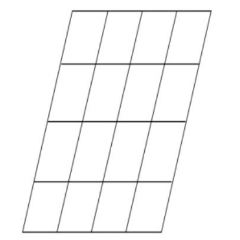
#> input picture Start_OpenCv/pic_240.png, 240 x 240 px
$ python main.py
#> lines starting #> are read from the running program, lines starting #| are printed output that depends on the picture
# opencv-python 4.5.5.64
# numpy 1.24.2
# Pycharm 2021.3.2(Community Edition)
import cv2
import cv2 as cv
import numpy as np

# 20230214
print("Hello OpenCV")

a = 20

if a == 20:
    img = cv.imread("pic_240.png")
#> img is the input picture: shape (240, 240, 3); min 29, max 255, mean 248.1
    rows, cols = img.shape[:2]
#> rows = 240; cols = 240
    print(rows, cols)
#| 240 240
    pts1 = np.float32([[50, 10], [0, 229], [229, 0], [190, 229]])
    pts2 = np.float32([[0, 0], [229, 0], [0, 229], [229, 229]])
    M = cv.getPerspectiveTransform(pts1, pts2)
    move = cv.warpPerspective(img, M, (cols, rows))
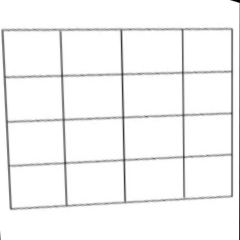
#> move: shape (240, 240, 3); min 0, max 255, mean 245.6
    cv.imshow("Original", img)
    cv.imshow("Perspective", move)
    cv.waitKey()
    cv.destroyAllWindows()

if a == 19:
    img = cv.imread("lena.jpg")
    hei, wid = img.shape[:2]
    p1 = np.float32([[0, 0], [wid - 1, 0], [0, hei - 1]])
    p2 = np.float32([[0, hei * 0.33], [wid * 0.85, hei * 0.25], [wid * 0.15, hei * 0.7]])
    M = cv.getAffineTransform(p1, p2)
    print(M)  # [[ 8.51663429e-01  1.50293548e-01  0.00000000e+00] [-8.01565689e-02  3.70724045e-01  1.68960007e+02]]
    move = cv.warpAffine(img, M, (wid, hei))
    cv.imshow("lena", img)
    cv.imshow("lena rotation", move)
    cv.waitKey()
    cv.destroyAllWindows()

# 18-绘制图形及文字
if a == 18:
    canvas = np.zeros((600, 600, 3), np.uint8)  # 全0的黑色背景
    # canvas = np.ones((600, 600, 3), np.uint8) * 255  # 全白背景

    # 绘制直线
    cv.line(canvas, (0, 0), (200, 90), (255, 0, 0), 5)  # cv2.line(绘制图层,(起点x,起点y),(终点x,终点y),(b,g,r),粗细大小)

    # 绘制矩阵
    cv.rectangle(canvas, (250, 250), (300, 430), (0, 255, 255),
                 2)  # cv2.rectangle(绘制图层,(左上角x,左上角y),(右下角x,右下角y),(b,g,r),划线粗细) 划线粗细为-1时表示实心矩阵

    # 绘制圆形
    cv.circle(canvas, (400, 400), 50, (0, 0, 255), -1)  # cv2.circle(绘制图层,(圆心x,圆心y),半径,(b,g,r),划线粗细) 划线粗细为负数时表示实心圆

    # 绘制椭圆
    cv.ellipse(canvas, (256, 256), (100, 70), 30, 0, 360, 255,
               -1)  # cv2.ellipse(绘制图层,(椭圆圆心x,椭圆圆心y),(长轴长,短轴长),椭圆整体旋转角度,椭圆绘制开始角度,椭圆绘制停止角度,颜色,划线粗细)划线粗细为-1时表示实心椭圆

    # 绘制其他边形
    pts = np.array([[30, 50], [30, 250], [130, 250], [130, 350], [230, 350]], np.int32)
    cv.polylines(canvas, [pts], True, (100, 100, 100), 1)  # cv2.polylines(绘制图层,点集,是否闭合,(b,g,r),划线粗细)

    # 绘制文字 cv.putText(绘制图层,内容,(文字左下角x,文字左下角y),字体样式,字体大小,字体颜色,线条宽度)
    cv.putText(canvas, "HelloOpenCV", (100, 100), cv2.FONT_HERSHEY_TRIPLEX, 2, (66, 66, 66), 3)
    cv.imshow("Canvas", canvas)
    cv.waitKey()
    cv.destroyAllWindows()

# 17-图像平滑-中值滤波 medianBlur
if a == 17:
    nat = cv.imread("lena.jpg")
    r = cv.medianBlur(nat, 9)
    cv2.imshow("original", nat)
    cv2.imshow("result", r)
    cv2.waitKey()
    cv2.destroyAllWindows()

# 16-图像滤波-高斯滤波GaussianBlur
if a == 16:
    nat = cv.imread("lena.jpg")
    r = cv.GaussianBlur(nat, (5, 5), 0)
    cv2.imshow("original", nat)
    cv2.imshow("result", r)
    cv2.waitKey()
    cv2.destroyAllWindows()

# 15-图像平滑-方框滤波boxFilter
if a == 15:
    nat = cv.imread("lena.jpg")
    r = cv.boxFilter(nat, -1, (2, 2), normalize=0)
    cv2.imshow("original", nat)
    cv2.imshow("result", r)
    cv2.waitKey()
    cv2.destroyAllWindows()

# 14-图像平滑-均值滤波(暂时不太理解,后续再细究)
if a == 14:
    nat = cv.imread("lena.jpg")
    r = cv.blur(nat, (5, 5))
    cv2.imshow("original", nat)
    cv2.imshow("result", r)
    cv2.waitKey()
    cv2.destroyAllWindows()

# 13-简单的阈值处理
# 对于每个像素，应用相同的阈值。如果像素的值小于阈值，它就被设置为0，否则就被设置为一个最#大值。
# 函数cv.threshold被用来应用阈值化。第一个参数是源图像，它应该是一个灰度图像。第二个参数是阈值，用于对像素值进行分类。
# 第三个参数是最大值，它被分配给超过阈值的像素值。第四个参数由OpenCV提供了不同类型的阈值处理。
if a == 13:
    color_0_255 = cv.imread("0_255.png", 0)  # 灰度图像素带
    r, b1 = cv2.threshold(color_0_255, 127, 255, cv2.THRESH_BINARY)  # 二进制阈值化:比阈值大设为最大值,否则为0
    r, b2 = cv2.threshold(color_0_255, 127, 255, cv2.THRESH_BINARY_INV)  # 反二进制阈值化:比阈值大设为0,否则为最大值
    r, b3 = cv2.threshold(color_0_255, 127, 255, cv2.THRESH_TRUNC)  # 截断阈值化:比阈值大的都设置成阈值
    r, b4 = cv2.threshold(color_0_255, 127, 255, cv2.THRESH_TOZERO)  # 反阈值化为0:大于阈值的为0
    r, b5 = cv2.threshold(color_0_255, 127, 255, cv2.THRESH_TOZERO_INV)  # 阈值化为0:小于阈值则设为0
    cv.imshow("orginal 0~255", color_0_255)
    cv.imshow("BINARY", b1)
    cv.imshow("BINARY_INV", b2)
    cv.imshow("TRUNC", b3)
    cv.imshow("TOZERO", b4)
    cv.imshow("TOZERO_INV", b5)

    cv.waitKey()
    cv.destroyAllWindows()

# 12-图像翻转
# flipCode = 0 :以x轴上下翻转
# flipCode > 0 :以y轴左右翻转
# flipCode < 0 :先水平 再左右翻转
if a == 12:
    lufei = cv.imread("lufei.png")
    cv.imshow("lufei", lufei)
    lufei_x = cv.flip(lufei, 0)
    lufei_y = cv.flip(lufei, 1)
    lufei_xy = cv.flip(lufei, -1)
    cv.imshow("lufei up_down", lufei_x)
    cv.imshow("lufei left_right", lufei_y)
    cv.imshow("lufei up_down_left_right", lufei_xy)

    cv.waitKey()
    cv.destroyAllWindows()

# 11-图像缩放resize
# dst=cv2.resize(src,dsize) dsize=(size_y,size_x)
# dst=cv2.resize(src,dsize,fx,fy)  fx,fy缩放大小
if a == 11:
    lena = cv.imread("lena.jpg")
    cv.imshow("lena", lena)
    # 指定大小缩放
    size = (300, 300)
    size_200 = cv2.resize(lena, size)
    cv.imshow("resize", size_200)
    # 按比例缩放
    rows, cols = lena.shape[:2]
    resize1 = cv2.resize(lena, (round(cols * 0.5), round(rows * 0.5)))
    cv.imshow("resize1 0.5 0.5", resize1)

    # 按比例缩放2 设置行，后设置列，行为0.5倍，列为0.3倍：
    resize2 = cv2.resize(lena, None, fx=0.5, fy=0.3)
    cv.imshow("resize2 0.5 0.3", resize2)

    cv.waitKey()
    cv.destroyAllWindows()

# 10-色彩空间转换-寻找蓝色的物体
# HSV比BGR更容易表示一种颜色
# 1,读图(或者读视频帧) 2,从BGR转为HSV 3,对HSV图像中的蓝色范围进行阈值处理 4,单独提取蓝色物体,可以在该图像上操作
if a == 10:
    frame = cv.imread("blue_test.png")
    cv.imshow("frame", frame)

    hsv = cv2.cvtColor(frame, cv2.COLOR_BGR2HSV)
    # 定义hsv中蓝色的范围
    lower_blue = np.array([100, 50, 50])
    upper_blue = np.array([130, 255, 255])
    # 得到唯一的蓝色图片
    mask = cv.inRange(hsv, lower_blue, upper_blue)
    res = cv.bitwise_and(frame, frame, mask)
    cv.imshow("mask", mask)
    cv.imshow("res", res)

    cv.waitKey()
    cv.destroyAllWindows()

# 9-图片转换
# BGR转灰度图  BGR转为RGB RGB转回BGR 甚至其他色彩空间也可以转换

if a == 9:
    lena = cv.imread("lena.jpg")  # 此时得到的bgr数据
    cv.imshow("lena bgr", lena)
    lena_gray = cv.cvtColor(lena, cv2.COLOR_BGR2GRAY)  # 从BGR转为灰度图
    print(lena_gray.shape)
    print(lena_gray.dtype)
    print(lena_gray)
    print("----------------")
    lena_gray_bgr = cv.cvtColor(lena_gray, cv2.COLOR_GRAY2BGR)
    print(lena_gray_bgr.shape)  # 通道变回3了
    print(lena_gray_bgr.dtype)
    print(lena_gray_bgr)  # 但数据变不回原来的了
    print("----------------")

    lena_rgb = cv.cvtColor(lena, cv2.COLOR_BGR2RGB)  # BGR转到RGB
    cv.imshow("lena rgb", lena_rgb)
    lena_bgr = cv.cvtColor(lena_rgb, cv2.COLOR_RGB2BGR)  # RGB转到BGR
    cv.imshow("lena bgr2", lena_bgr)  # 和lena原图一毛一样
    cv.waitKey()
    cv.destroyAllWindows()

# 8-图片融合
# 结果图像=图像1*系数1+图片2*系数2+亮度调节
# 亮度调节就是每个点的各个通道额外加的数
if a == 8:
    lena = cv.imread("lena.jpg")
    cv.imshow("lena", lena)
    print(lena)
    pic_512 = cv.imread("512_512.png")
    cv.imshow("512_512", pic_512)
    result = cv.addWeighted(lena, 1, pic_512, 0, 0)  # 最后一位为亮度
    print("-----------------------------")
    print(result)
    cv.imshow("result", result)
    cv.waitKey()
    cv.destroyAllWindows()

# 7-图像加法运算 numpy加法(取模算法) opencv加法(饱和算法)
if a == 7:
    lena = cv.imread("lena.jpg")
    np_add = lena + lena  # 每个坐标点的各通道相加结果和256取模
    print(lena)
    print("-------------------")
    print(np_add)
    print("-------------------")
    cv_add = cv.add(lena, lena)  # 每个坐标点的各通道相加结果大于255取255
    print(lena)
    print("-------------------")
    print(cv_add)
    print("-------------------")
    cv.imshow("np_add", np_add)
    cv.imshow("cv_add", cv_add)
    cv.waitKey()
    cv.destroyAllWindows()

# 6-使用numpy生成空白通道,并进行合并操作
if a == 6:
    moon = cv.imread("moon.png")
    # 分别取得行 列 通道数
    rows, cols, chn = moon.shape
    b = cv.split(moon)[0]
    cv.imshow("moon_b", b)
    # 空白g r通道数据
    g = np.zeros((rows, cols), moon.dtype)
    r = np.zeros((rows, cols), moon.dtype)
    m = cv.merge([b, g, r])
    cv.imshow("merge", m)
    cv.waitKey()
    cv.destroyAllWindows()

# 5-通道的拆分和合并
# 拆分split:将3个通道独立出来
# 合并merge:将3个通道合并回彩色通道
if a == 5:
    hzw = cv.imread("hzw.png")
    # 分别得到b g r通道的数据,如果需要得到单个通道数据,加上下标即可:cv.split(xx)[index]
    hzw_b, hzw_g, hzw_r = cv.split(hzw)
    cv.imshow("hzw原始图片", hzw)
    cv.imshow("hzw_b", hzw_b)
    cv.imshow("hzw_g", hzw_g)
    cv.imshow("hzw_r", hzw_r)

    # 以b,g,r的通道组合合并
    hzw_bgr = cv.merge([hzw_b, hzw_g, hzw_r])
    # 以r,g,b的通道组合合并
    hzw_rgb = cv.merge([hzw_r, hzw_g, hzw_b])
    cv.imshow("hzw_bgr", hzw_bgr)
    cv.imshow("hzw_rgb", hzw_rgb)
    cv.waitKey()
    cv.destroyAllWindows()

# 4-图像ROI(region of interest)-感兴趣区域
# 把月球视觉的地图扣到露娜头上
if a == 4:
    moon = cv.imread("moon.png")
    # diqiu为100行100列3个通道的空白区域
    diqiu = np.ones((100, 100, 3))
    lena = cv.imread("lena.jpg")
    # 取moon图片的地球区域 大概是y:0-100 x:100-200
    diqiu = moon[0:100, 100:200]
    # 将b显示在a的同样大小左上角部分
    lena[0:100, 50:150] = diqiu
    cv.imshow("moon", moon)
    cv.imshow("lena", lena)
    cv.waitKey()
    cv.destroyAllWindows()

# 3-修改图片的点元素或者区块通道修改
if a == 3:
    face = cv.imread("lena.jpg")
    p = face[100, 200]  # opencv坐标[y,x]
    print(p)  # [118 119 209]
    face[100, 200] = [0, 1, 2]  # 变成一个近似黑点
    face[110:150, 220:280] = [0, 1, 2]  # 这一块区域变成了近似黑块
    print(face.item(100, 200, 0))  # 用numpy高效一些
    print(face.item(100, 200, 1))
    print(face.item(100, 200, 2))
    face.itemset((100, 200, 0), 3)  # y方向100 x方向200的第一个通道颜色值为3
    p = face[100, 200]
    print(p)  # [3 1 2]

    cv.imshow("lena's face", face)  # 确有黑点
    cv.waitKey(0)
    cv.destroyAllWindows()

# 2-显示读取的图片的属性
if a == 2:
    # 原图 彩图使用三原色表示RGB,在opencv使用BGR进行通道标识
    lena = cv.imread("lena.jpg", -1)
    print(lena.shape)  # (512, 512, 3) 就是形状(行，列，通道数)
    print(lena.size)  # 786432  就是512*512*3
    print(lena.dtype)  # uint8 图像数据类型
    print(lena[0])  # [[b g r] [b g r]....[b g r]]
    print(lena[0][0])  # [128 138 225]
    print(lena)  # [[x x...x x],[x x...x x]...[x x...x x] [x x...x x]]   512*512   x=[b g r]

    print("---------------------------")

    # 灰度图
    lena = cv.imread("lena.jpg", 0)
    print(lena.shape)  # (512, 512) 就是形状(行，列，通道数=1)
    print(lena.size)  # 262144   就是512*512
    print(lena.dtype)  # uint8 图像数据类型
    print(lena[0])  # [xx xx ... xx xx 512]
    print(lena)  # [[],[]...[] []]   512*512

# 1-导入图像 显示图像 保存图像
if a == 1:
    # 读取图片 可不传图片格式参数,默认为原图 -1为原图 0为灰度图
    lena = cv.imread("lena.jpg", -1)
    # 显示图片 窗口名
    cv.imshow("lena's face", lena)
    # 窗口显示时间,单位为ms 0/-1为一直显示
    cv.waitKey(0)
    # 销毁窗口
    cv.destroyAllWindows()
    # 保存图片
    cv.imwrite("1_other_lena.jpg", lena)
